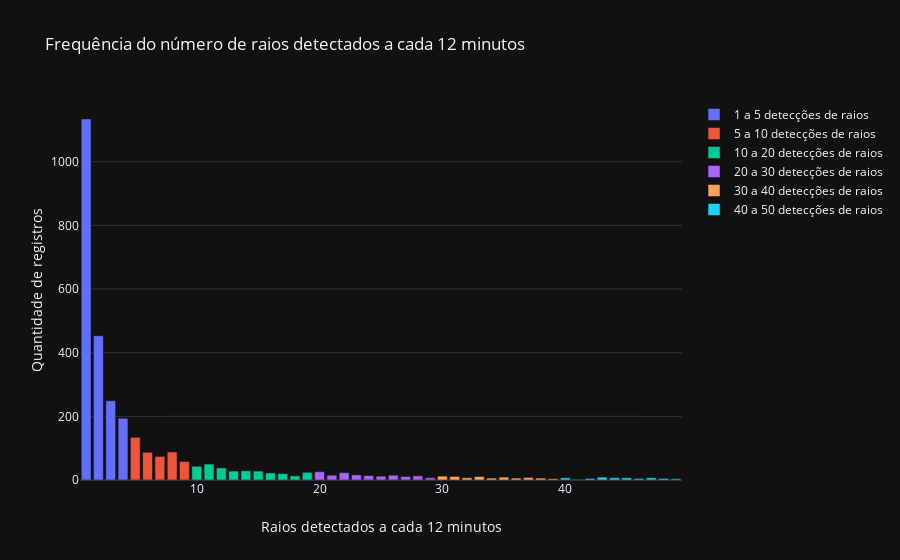

Notebook code cell kept with this figure:
### Code cell
labels = [int(x) for x in group.index][:100]
values = group['ttyyyxx3'].values[:100]

fig = go.Figure()
ranges = [
    (1, 5), 
    (5, 10), (10, 20), (20, 30), (30, 40), (40, 50)
]

for r in ranges:
    labels = [int(x) for x in group.index][r[0]:r[1]]
    values = group['ttyyyxx3'].values[r[0]:r[1]]

    fig.add_trace(
        go.Bar(x=labels, y=values, #text=values, textposition='outside',
               name='%d a %d detecções de raios'%(r[0], r[1]))
    )
fig.update_yaxes(title_text='Quantidade de registros')
fig.update_xaxes(title_text='Raios detectados a cada 12 minutos')
fig.update_layout(template='plotly_dark', title='Frequência do \
número de raios detectados a cada 12 minutos')
# offline.plot(fig, image_filename='frequency-without0-fam', image='png')
offline.iplot(fig)

### Figure 1 — Plotly figure (JSON) as saved in the notebook; plotly's stock layout.template omitted (floating-point values rounded to 4 significant figures)
{"data": [{"name": "1 a 5 detecções de raios", "type": "bar", "x": [1, 2, 3, 4], "y": [1134, 453, 249, 194]}, {"name": "5 a 10 detecções de raios", "type": "bar", "x": [5, 6, 7, 8, 9], "y": [134, 87, 74, 88, 58]}, {"name": "10 a 20 detecções de raios", "type": "bar", "x": [10, 11, 12, 13, 14, 15, 16, 17, 18, 19], "y": [43, 50, 38, 28, 29, 28, 22, 20, 13, 24]}, {"name": "20 a 30 detecções de raios", "type": "bar", "x": [20, 21, 22, 23, 24, 25, 26, 27, 28, 29], "y": [26, 15, 23, 16, 14, 12, 15, 11, 13, 7]}, {"name": "30 a 40 detecções de raios", "type": "bar", "x": [30, 31, 32, 33, 34, 35, 36, 37, 38, 39], "y": [12, 11, 7, 11, 6, 9, 6, 8, 6, 4]}, {"name": "40 a 50 detecções de raios", "type": "bar", "x": [40, 41, 42, 43, 44, 45, 46, 47, 48, 49], "y": [7, 2, 5, 9, 7, 7, 5, 7, 5, 4]}], "layout": {"title": {"text": "Frequência do número de raios detectados a cada 12 minutos"}, "xaxis": {"title": {"text": "Raios detectados a cada 12 minutos"}}, "yaxis": {"title": {"text": "Quantidade de registros"}}}}
